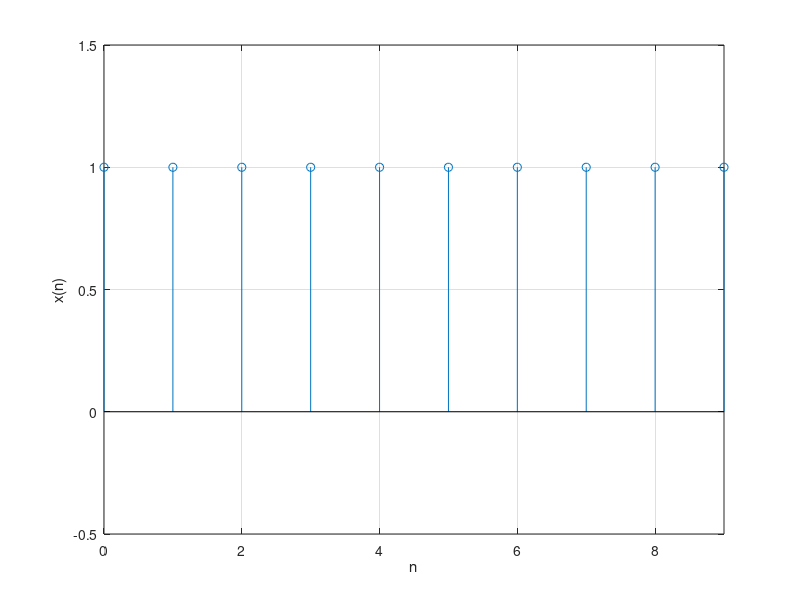
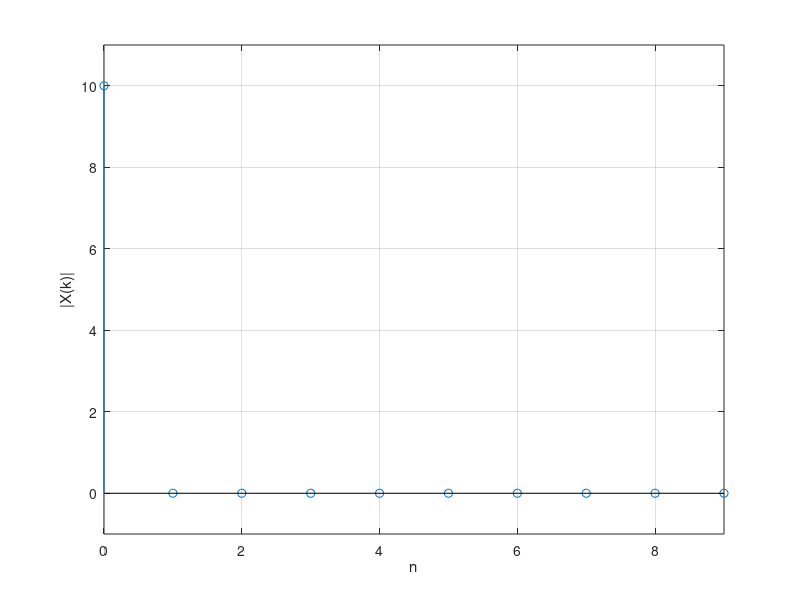
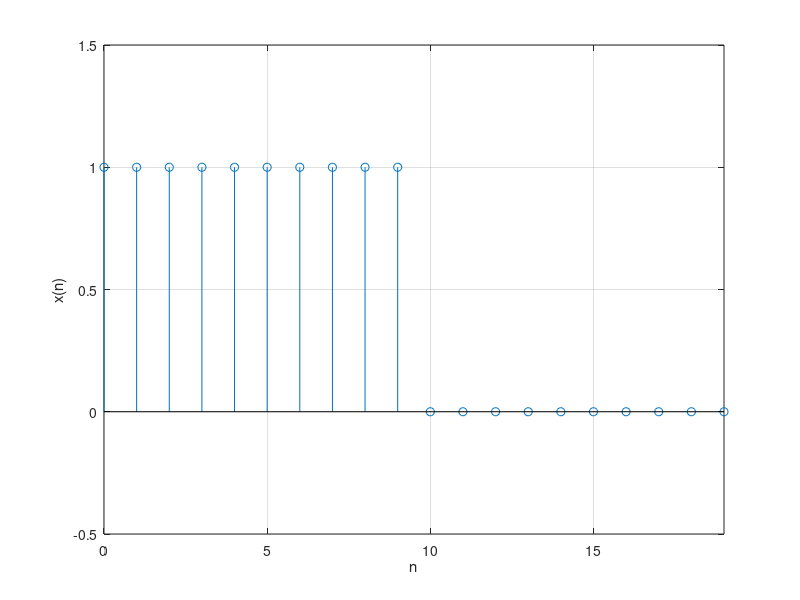
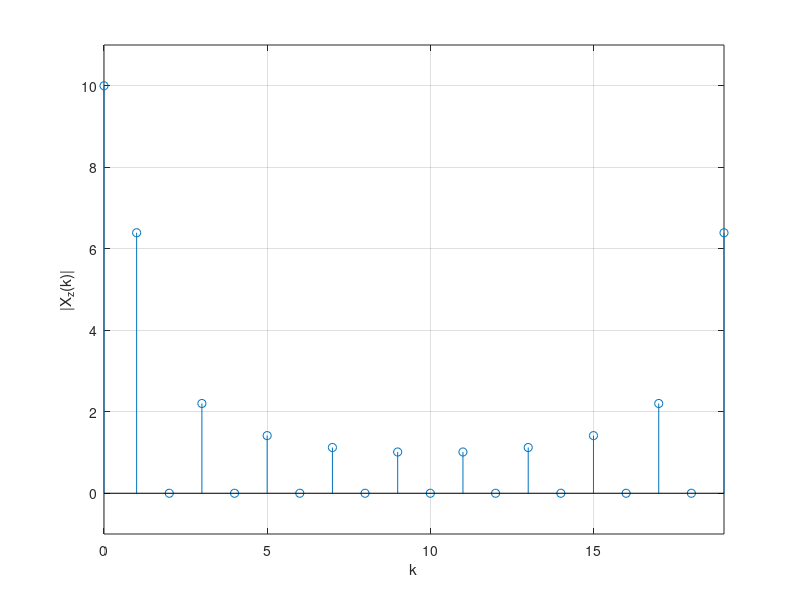

Write the MATLAB code that produced these figures, in order.
%% Lezione 06 - Esempio 01
clear;
clc;

%% Campionata con durata nel tempo di N campioni
disp('--- Campionata con durata nel tempo di N campioni ---')
N=10;
n=[0:N-1];
x=[ones(1,N)];
y=fft(x,length(x));
figure
set (gca,'FontSize',14);
stem(n,x);
xlabel('n');
ylabel('x(n)');
axis([0 N-1 -0.5 1.5]);
grid on

figure
set (gca,'FontSize',14)
stem(n,abs(y),'o')
xlabel('n')
ylabel('|X(k)|')
axis([0 N-1 -1 11])
grid on

pause;
close; close

%% Campionata con durata nel tempo di 2N campioni
disp('--- Campionata con durata nel tempo di 2N campioni ---')
N=10;
N1=2*N;
x=[ones(1,N) zeros(1,N1-N)];
n=[0:N1-1];
y=fft(x,length(x));
figure
set (gca,'FontSize',14)
stem(n,x)
xlabel('n')
ylabel('x(n)')
axis([0 N1-1 -0.5 1.5])
grid on

figure
set (gca,'FontSize',14)
stem(n,abs(y),'o')
xlabel('k')
ylabel('|X_z(k)|')
axis([0 N1-1 -1 11])
grid on

pause;
close; close

%% Campionata con durata nel tempo di 1000 campioni
disp('--- Campionata con durata nel tempo di 1000 campioni ---')
N=10;
N1=1000;
x=[ones(1,N) zeros(1,N1-N)];
n=[0:N1-1];
y=fft(x,length(x));
f=n/N1;

figure
set (gca,'FontSize',14)
plot(f,abs(y))
xlabel('f')
ylabel('|X(e^{j2\pi f})|')
axis([0 1 -1 11])
grid on

pause;
close

%% Campionata con durata nel tempo di 1000 campioni (fftshift)
disp('--- Campionata con durata nel tempo di 1000 campioni (fftshift) ---')
N=10;
N1=1000;
x=[ones(1,N) zeros(1,N1-N)];
n=[0:N1-1];
y=fftshift(fft(x,length(x)));
f=(n-N1/2)/N1;
figure
set (gca,'FontSize',14)
plot(f,abs(y))
xlabel('f')
ylabel('|X(e^{j2\pi f})|')
axis([-0.5 0.5 -1 11])
grid on

pause;
close